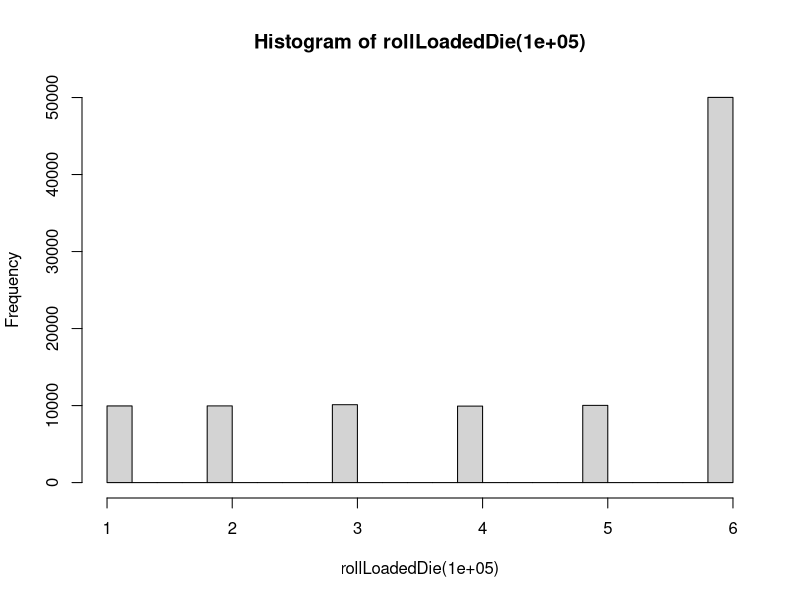
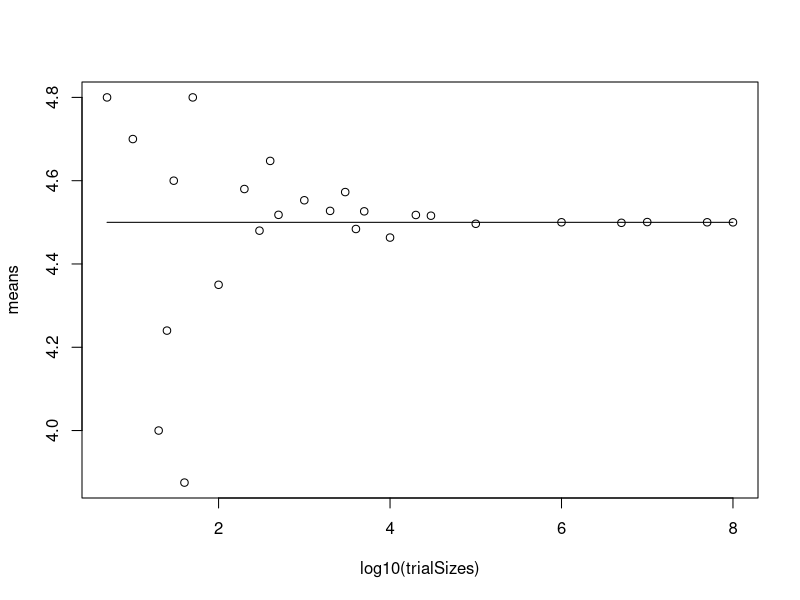
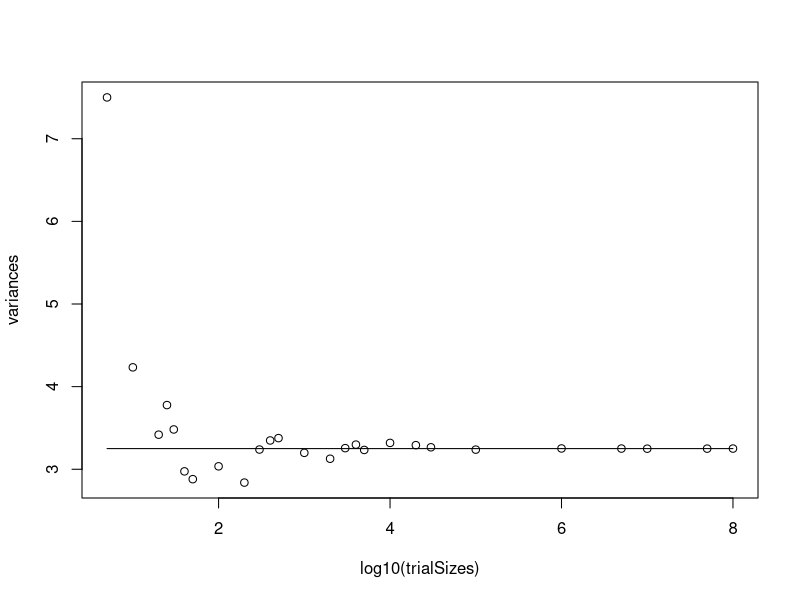
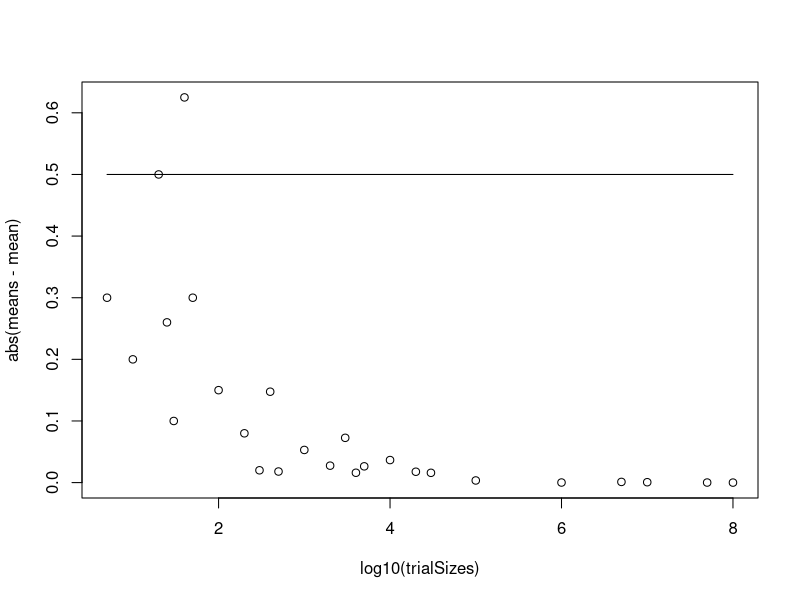
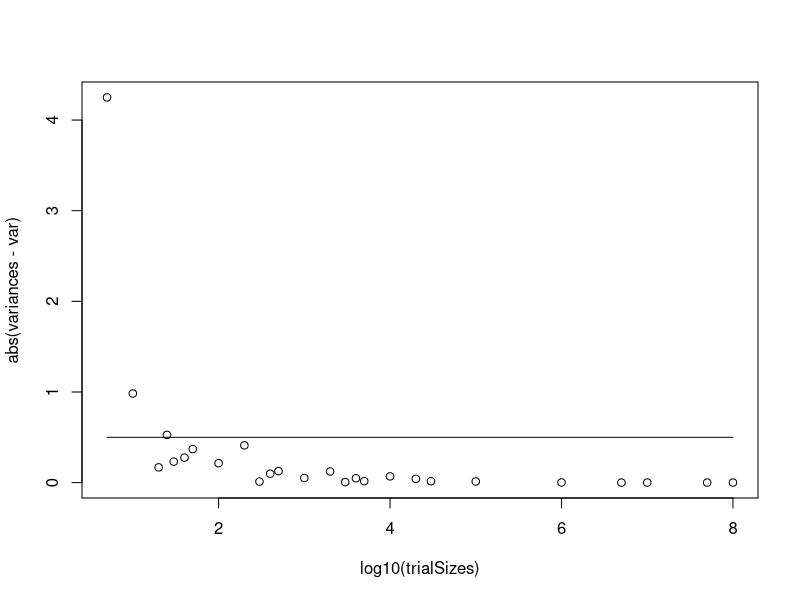

Here is the R script that generated these plots, in order:
## ---- chunk 1
knitr::opts_chunk$set(echo = TRUE)
## ---- chunk 2

prob = c(.1,.1,.1,.1,.1,.5)

mean <- vector("double", 6)
# mean = 1*.1 + 2*.1 + 3*.1 + 4*.1 + 5*.1 + 6*.5
for( i in 1:6 ){mean[i] <- (prob[i]*i)}
mean <- sum(mean)


var <- vector("double", 6)
# for( i in 1:6 ){var[i] <- (prob[i]*(i**2)) - (mean**2)}
for( i in 1:6 ){var[i] <- (prob[i])*(i - mean)**2}
var = sum(var)

print(paste("mean:", mean, "variance:", var))


## ---- chunk 3

rollLoadedDie <- function(numrolls){
  ## given a number of rolls, returns a simulated experiment
  
  # final_vec = vector("double", numrolls)

  # rolls <- runif(numrolls,0,1)
  # 
  # final_vec[rolls <= .1] <- 1
  # final_vec[rolls > .1 & rolls <= .2] <- 2
  # final_vec[rolls > .2 & rolls <= .3] <- 3
  # final_vec[rolls > .3 & rolls <= .4] <- 4
  # final_vec[rolls > .4 & rolls <= .5] <- 5
  # final_vec[rolls > .5] <- 6
  
  final_vec <- sample(1:6, numrolls, prob = c(.1,.1,.1,.1,.1,.5), replace = TRUE)
  return(final_vec)
}
  
  

myRolls <- rollLoadedDie(10000)

for (i in 1:6) {print( paste("there are", length(myRolls[myRolls == i] ),"of the number" ,i) )}



## ---- chunk 4
hist(rollLoadedDie(100000))
## ---- chunk 5

trialSizes <- c(5, 10, 20, 25, 30, 40, 50, 100, 200, 300, 400, 500, 1000, 2000, 3000, 4000, 5000, 10000, 20000, 30000, 100000, 1000000, 5000000, 10000000, 50000000, 100000000)

means <- vector(mode = "double", length=length(trialSizes))

variances <- vector(mode = "double", length=length(trialSizes))

for( i in 1:length(trialSizes) ){

  means[i] <- mean(rollLoadedDie(trialSizes[i]))
  variances[i] <- var(rollLoadedDie(trialSizes[i]))
  
}





## ---- chunk 6
plot( log10(trialSizes), means )
lines(log10(trialSizes), rep(mean, length(trialSizes)))
## ---- chunk 7
plot( log10(trialSizes), variances )
lines(log10(trialSizes), rep(var, length(trialSizes)))
## ---- chunk 8
## plot of the difference from the expected mean
plot(log10(trialSizes), abs(means-mean))
lines(log10(trialSizes), rep(0.5, length(trialSizes)))

## plot of the difference from the expected variance
plot(log10(trialSizes), abs(variances-var))
lines(log10(trialSizes), rep(0.5, length(trialSizes)))
